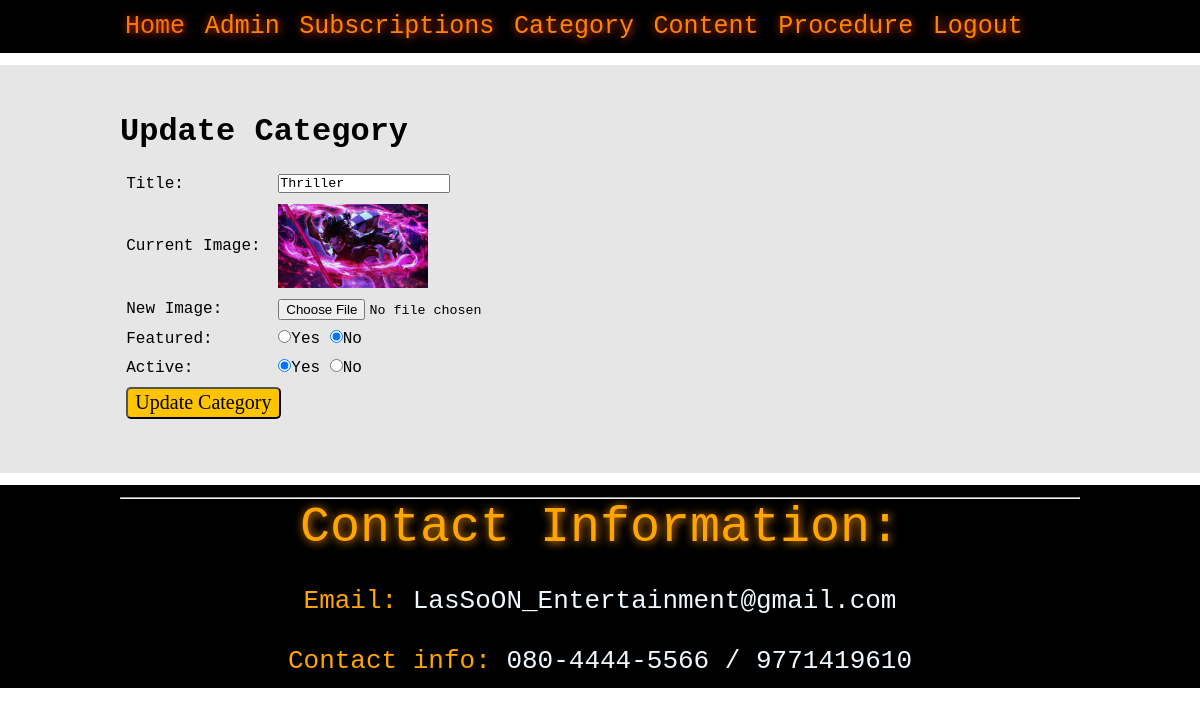
Screenshot of /admin/update-category.php?id=4 (signed in) with the database file from the repository.
### tables this page shows
CREATE TABLE `genre` (
  `id` int(11) NOT NULL,
  `title` varchar(100) DEFAULT NULL,
  `img_name` varchar(255) DEFAULT NULL,
  `featured` varchar(10) DEFAULT NULL,
  `active` varchar(10) DEFAULT NULL
);

### admin/update-category.php (the view, shortened to what this page needs)
<?php include('./partials/menu.php')?>
<div class="main-content">
    <div class="wrapper">
        <h1>Update Category</h1>
        <br>
        <?php
            if(isset($_GET['id']))
            {
               $id = $_GET['id'];
               $sql = "SELECT * FROM genre WHERE id=$id";
               $res = mysqli_query($conn, $sql);
               $count = mysqli_num_rows($res);
               if($count==1)
               {
                    $row = mysqli_fetch_assoc($res);
                    $title = $row['title'];
                    $current_image = $row['img_name'];
                    $featured = $row['featured'];
                    $active = $row['active'];
               }
               else
               {
                    $_SESSION['no-genre'] = "<div class='error'>No Genres Found</div>";
                    header('location:'.SITEURL.'admin/manage-category.php');
               }
            }
            else
            {
                header('location:'.SITEURL.'admin/manage-category.php');
            }
        ?>
        <form action="" method="POST" enctype="multipart/form-data">
            <table class="tbl-30">
                <tr>
                    <td>Title:</td>
                    <td>
                        <input type="text" name="title"  value="<?php echo $title; ?>">
                    </td>
                </tr>
                <tr>
                    <td>Current Image: </td>
                    <td>
                        <?php
                            if($current_image!= "")
                            {
                                ?>
                                    <img src="<?php echo SITEURL; ?>images/category/<?php echo $current_image; ?>" width="150px">
                                <?php
                            }
                            else
                            {
                                echo "<div class='error'>Image Not Found. </div>";
                            }
                        ?>
                    </td>
                </tr>
                <tr>
                    <td>New Image: </td>
                    <td>
                        <input type="file" name="image">
                    </td>
                </tr>
                <tr>
                    <td>Featured:</td>
                    <td>
                        <input <?php if($featured == 'Yes'){echo "checked";} ?> type="radio" name="featured" value="Yes">Yes
                        <input <?php if($featured == 'No'){echo "checked";} ?> type="radio" name="featured" value="No">No
                    </td>
                </tr>
                <tr>
                    <td>Active:</td>
                    <td>
                    <input <?php if($active == 'Yes'){echo "checked";} ?> type="radio" name="active" value="Yes">Yes
                    <input <?php if($active == 'No'){echo "checked";} ?> type="radio" name="active" value="No">No
                    </td>
                </tr>
                <tr>
                    <td>
                        <input type="submit" name="submit" value=" Update Category " class="btn-secondary" >
                    </td>
                </tr>
            </table>
        </form>
    </div>
</div>
<?php include('./partials/footer.php')?>

### css/admin.css (style rules this page uses)
.wrapper { padding: 1%; width: 80%; margin: auto; }
* { margin: 0; padding: 0%; font-family: 'Courier New', Courier, monospace; }
.main-content { margin: 1% 0; background-color: rgb(230, 230, 230); padding: 3% 0; }
.tbl-30 { width: 30%; }
table tr td { padding: 1%; }
.btn-secondary { background-color: rgb(255, 196, 0); text-decoration: none; color: rgb(0, 0, 0); padding: 1.5%; font-weight: 100; font-size: 20px; border-radius: 5px 5px 5px 5px; font-family:'Times New Roman', Times, serif; }

### rows the page displays
genre: title "Thriller", img_name (picture), featured "☑", active "☑"
